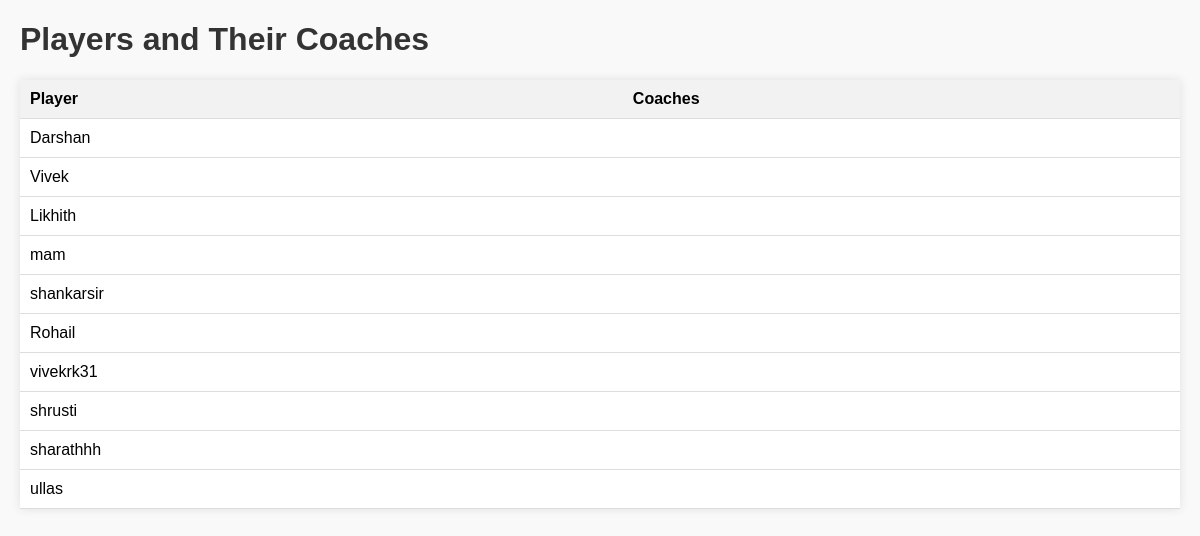
The page /players-and-coaches/ on the database its author committed.
### app/models.py (models this page shows)
class Profile(models.Model):
    user = models.ForeignKey(User, on_delete=models.CASCADE)
    id_user = models.UUIDField(default=uuid.uuid4, editable=False, unique=True)
    bio = models.TextField(blank=True)
    profileimg = models.ImageField(upload_to='profile_pics/', default='profile_pics/default.jpg')
    location = models.CharField(max_length=255, blank=True)
    sport = models.CharField(max_length=255, blank=True)
    runs_scored = models.IntegerField(default=0)
    matches_played = models.IntegerField(default=0)
    points = models.IntegerField(default=0)
    profile_type = models.CharField(max_length=255, default='Player')
    rank = models.IntegerField(default=0)
    rank_instance = models.ForeignKey('Rank', on_delete=models.SET_NULL, null=True, blank=True)
    coaches = models.ManyToManyField('self', symmetrical=False, related_name='coached_players', blank=True)

### app/views.py (the view)
# urls.py: path('players-and-coaches/', views.players_and_coaches, name='players_and_coaches'),
def players_and_coaches(request):
    players = Profile.objects.filter(profile_type='Player')
    context = {'players': players}
    return render(request, 'players_and_coaches.html', context)

### templates/players_and_coaches.html (shortened to what this page needs)
<!DOCTYPE html>
<html>
<head>
</head>
<body>
    <h1>Players and Their Coaches</h1>
    <table>
        <thead>
            <tr>
                <th>Player</th>
                <th>Coaches</th>
            </tr>
        </thead>
        <tbody>
        {% for player in players %}
            <tr>
                <td>{{ player.user.username }}</td>
                <td>
                </td>
            </tr>
        {% endfor %}
        </tbody>
    </table>
</body>
</html>

### templates/players_and_coaches.html (style rules this page uses)
body { font-family: Arial, sans-serif; margin: 20px; background-color: #f9f9f9; }
h1 { color: #333; }
table { width: 100%; border-collapse: collapse; margin-bottom: 20px; background-color: #fff; box-shadow: 0 0 10px rgba(0, 0, 0, 0.1); }
th, td { padding: 10px; text-align: left; border-bottom: 1px solid #ddd; }
th { background-color: #f2f2f2; }

### rows shown on the page
Profile: user.username "Darshan"
Profile: user.username "Vivek"
Profile: user.username "Likhith"
Profile: user.username "mam"
Profile: user.username "shankarsir"
Profile: user.username "Rohail"
Profile: user.username "vivekrk31"
Profile: user.username "shrusti"
Profile: user.username "sharathhh"
Profile: user.username "ullas"
